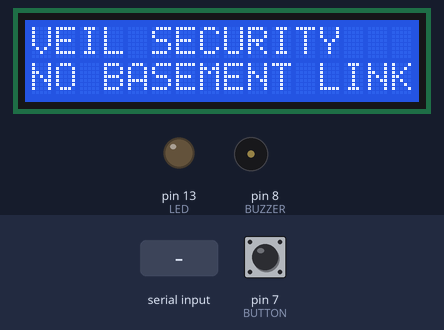
Bench run of a sketch on a simulated Arduino Leonardo, built with avr-gcc and run on an emulated ATmega32U4. Shown: 16×2 character LCD, output pins drawn as LEDs (lit = HIGH), buzzer (waves = sounding, pin HIGH). Dashed ring = blinking. The test bench sets the inputs (shaded band); at power-on: pin 7 (BUTTON) HIGH. What the sketch prints to the serial monitor is not drawn.

Above: at 1.4 s.
1.5 s: "s,45\n" received over Serial
At 1.87 s:
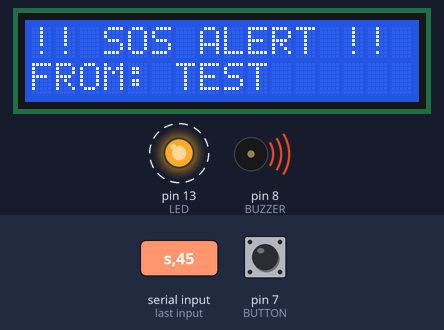
3.7 s: pin 7 (BUTTON) pulled LOW for 0.15 s
At 4.6 s:
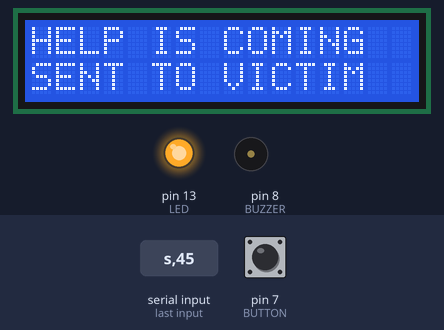
6.8 s: "IDLE\n" received over the second serial link
At 8.8 s:
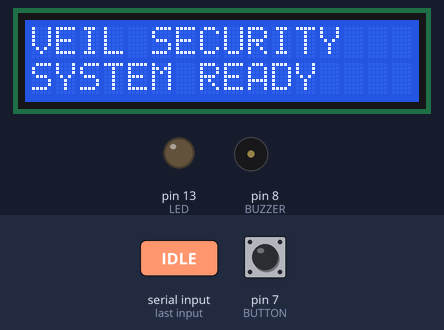
9.8 s: byte 108 ('l') received over Serial
At 10.1 s:
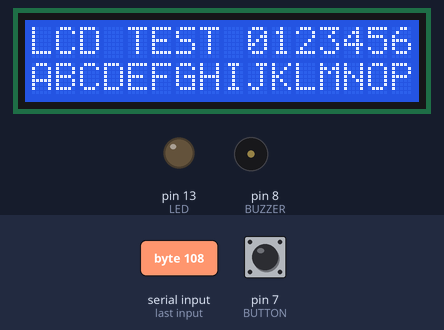
12.8 s: byte 101 ('e') received over Serial
At 13.4 s:
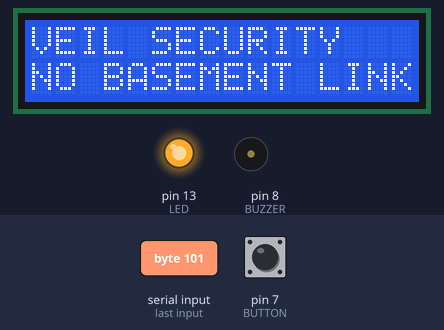
15.3 s: byte 98 ('b') received over Serial
At 16.1 s:
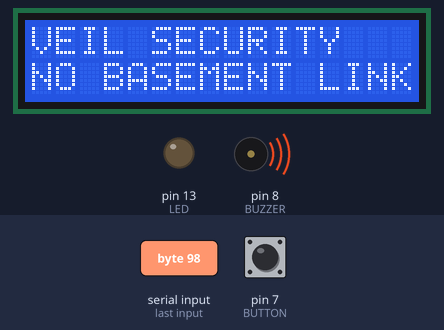
Timing chart, 0 to 18.3 s (numbered marks = the images above; inputs shaded):
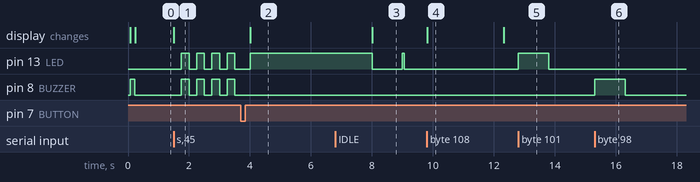

Measured:
- after the input at 1.5 s, pin 13 (LED), pin 8 (BUZZER): alternates HIGH for 0.25 s and LOW for 0.25 s, starting after 0.25 s; the display: changes at once (image 1)
- after the input at 3.7 s, pin 8 (BUZZER): stops changing and stays LOW; the display: changes after 0.31 s (image 2)
- after the input at 6.8 s, the display: changes after 1.2 s (image 3)
- after the input at 9.8 s, the display: changes at once (image 4)
- after the input at 12.8 s, pin 13 (LED): LOW → HIGH at once, → LOW 1.0 s later
- after the input at 15.3 s, pin 8 (BUZZER): LOW → HIGH at once, → LOW 1.0 s later
- what the display in image 4 shows lasts 2.5 s, from 9.8 s to 12.3 s

The sketch:

veil_desk_arduino.ino
```cpp
// VEIL GUARD DESK  (Arduino LEONARDO + 16x2 LCD)  - based on friend's code
// Board: Tools -> Board -> Arduino Leonardo
// LCD: 12, 11, 5, 4, 3, 2 (same as before)   Buzzer: D8   Button: D7 -> GND   LED: D13 -> 220R -> LED -> GND
// From ESP:  ESP GPIO17 -> D0 (RX)   (ESP sends IDLE / SOS 1 / SOS 2 / ACK)
// To ESP:    D10 -> 1k -> ESP GPIO27   (we only pull it LOW, never 5V -> safe for ESP)
// Power:     power bank -> Arduino USB.  Arduino 5V -> ESP VIN,  GND -> ESP GND
//
// SERIAL MONITOR TESTS (9600 baud, laptop USB instead of power bank):
//   i = show all inputs     b = buzzer 1 s     e = LED 1 s     l = LCD test
//   s = fake SOS on desk    a = send ACK pulse to ESP (tests the D10 wire)
//   Every message from the ESP is printed as [ESP] ...  and every button press as [BUTTON]
#include <LiquidCrystal.h>

LiquidCrystal lcd(12, 11, 5, 4, 3, 2);
const int BUZZER = 8, BUTTON = 7, ACK_OUT = 10, LED = 13;
#define esp Serial1           // Leonardo hardware serial: RX = D0 (from ESP GPIO17). D1 not connected

int mode = 0;                 // 0 = ready, 1 = SOS, 2 = help sent
int sosId = 0;
unsigned long lastMsg = 0, helpAt = 0, sosAt = 0;
String line = "", lastLine = "none";
String lcdA = "", lcdB = "";

void show(const char *a, const char *b) {
  if (lcdA == a && lcdB == b) return;
  lcdA = a; lcdB = b;
  lcd.clear(); lcd.print(a); lcd.setCursor(0, 1); lcd.print(b);
  Serial.print("[LCD] "); Serial.print(a); Serial.print(" | "); Serial.println(b);
}

void ackPulse() {                       // pull ESP GPIO27 LOW for 300 ms
  digitalWrite(ACK_OUT, LOW); pinMode(ACK_OUT, OUTPUT);
  delay(300);
  pinMode(ACK_OUT, INPUT);              // let go (no pull-up -> never 5V)
}

void handle(String s) {
  s.trim(); if (s.length() == 0) return;
  lastMsg = millis();
  if (s != lastLine || s != "IDLE") { Serial.print("[ESP] "); Serial.println(s); }
  lastLine = s;
  if (s.startsWith("SOS")) {
    if (mode != 1) { mode = 1; sosId = s.substring(4).toInt(); sosAt = millis(); Serial.println("*** SOS ALERT ***"); }
  } else if (s == "ACK") {
    mode = 2; helpAt = millis();
  } else if (s == "IDLE" && mode == 1 && millis() - sosAt > 3000) {
    mode = 0;                           // ESP cleared it (e.g. ESP BOOT button)
  }
}

void info() {
  Serial.println("------ INPUTS ------");
  Serial.print("Button D7     : "); Serial.println(digitalRead(BUTTON) == LOW ? "PRESSED" : "up");
  Serial.print("ESP link      : ");
  if (lastMsg == 0) Serial.println("NEVER heard ESP (check ESP GPIO17 -> D0 and GND)");
  else { Serial.print("last msg "); Serial.print((millis() - lastMsg) / 1000.0); Serial.println(" s ago"); }
  Serial.print("Last ESP msg  : "); Serial.println(lastLine);
  Serial.print("Mode          : "); Serial.println(mode == 0 ? "READY" : mode == 1 ? "SOS" : "HELP SENT");
  Serial.println("--------------------");
}

void setup() {
  pinMode(BUZZER, OUTPUT); digitalWrite(BUZZER, LOW);
  pinMode(LED, OUTPUT); digitalWrite(LED, LOW);
  pinMode(BUTTON, INPUT_PULLUP);
  pinMode(ACK_OUT, INPUT);
  Serial.begin(9600);
  unsigned long t0 = millis(); while (!Serial && millis() - t0 < 2000);   // Leonardo USB: wait max 2 s for Serial Monitor
  esp.begin(9600);
  lcd.begin(16, 2);
  show("VEIL SECURITY", "STARTING...");
  digitalWrite(BUZZER, HIGH); delay(150); digitalWrite(BUZZER, LOW);
  Serial.println("VEIL desk ready. Tests: i b e l s a");
}

void loop() {
  // 1. messages from ESP
  while (esp.available()) {
    char c = esp.read();
    if (c == '\n') { handle(line); line = ""; }
    else if (c != '\r' && line.length() < 20) line += c;
  }

  // 2. guard button
  static bool lastBtn = HIGH; static unsigned long btnT = 0;
  bool btn = digitalRead(BUTTON);
  if (btn != lastBtn && millis() - btnT > 50) {
    btnT = millis(); lastBtn = btn;
    if (btn == LOW) {
      Serial.println("[BUTTON] pressed");
      if (mode == 1) {
        Serial.println("Guard answered -> ACK pulse to ESP");
        digitalWrite(BUZZER, LOW);
        ackPulse();
        mode = 2; helpAt = millis();
      } else {
        Serial.println("(no SOS active - button works)");
        digitalWrite(BUZZER, HIGH); delay(80); digitalWrite(BUZZER, LOW);
      }
    } else Serial.println("[BUTTON] released");
  }

  // 3. serial monitor tests
  if (Serial.available()) {
    char c = Serial.read();
    if (c == 'i') info();
    else if (c == 'e') { Serial.println("LED ON 1 s"); digitalWrite(LED, HIGH); delay(1000); digitalWrite(LED, LOW); }
    else if (c == 'b') { Serial.println("Buzzer ON 1 s"); digitalWrite(BUZZER, HIGH); delay(1000); digitalWrite(BUZZER, LOW); }
    else if (c == 'l') { lcd.clear(); lcd.print("LCD TEST 0123456"); lcd.setCursor(0, 1); lcd.print("ABCDEFGHIJKLMNOP");
                         Serial.println("LCD test - all 32 boxes should show text"); delay(2500); lcdA = ""; }
    else if (c == 's') { Serial.println("Fake SOS"); mode = 1; sosId = 9; sosAt = millis(); }
    else if (c == 'a') { Serial.println("ACK pulse -> ESP should print 'Guard answered' (only if ESP has an SOS)"); ackPulse(); }
  }

  // 4. screen + buzzer
  bool linkOk = lastMsg != 0 && millis() - lastMsg < 4000;
  if (mode == 1) {
    show("!! SOS ALERT !!", sosId == 1 ? "FROM: KEYCHAIN" : sosId == 2 ? "FROM: BRACELET" : "FROM: TEST");
    digitalWrite(BUZZER, (millis() / 250) % 2);
    digitalWrite(LED, (millis() / 250) % 2);          // LED blinks with buzzer
  } else if (mode == 2) {
    digitalWrite(BUZZER, LOW);
    digitalWrite(LED, HIGH);                          // LED solid = help sent
    show("HELP IS COMING", "SENT TO VICTIM");
    if (millis() - helpAt > 4000) mode = 0;
  } else {
    digitalWrite(BUZZER, LOW);
    digitalWrite(LED, linkOk && (millis() % 3000) < 60);   // tiny blink = link OK
    show("VEIL SECURITY", linkOk ? "SYSTEM READY" : "NO BASEMENT LINK");
  }
}
```
